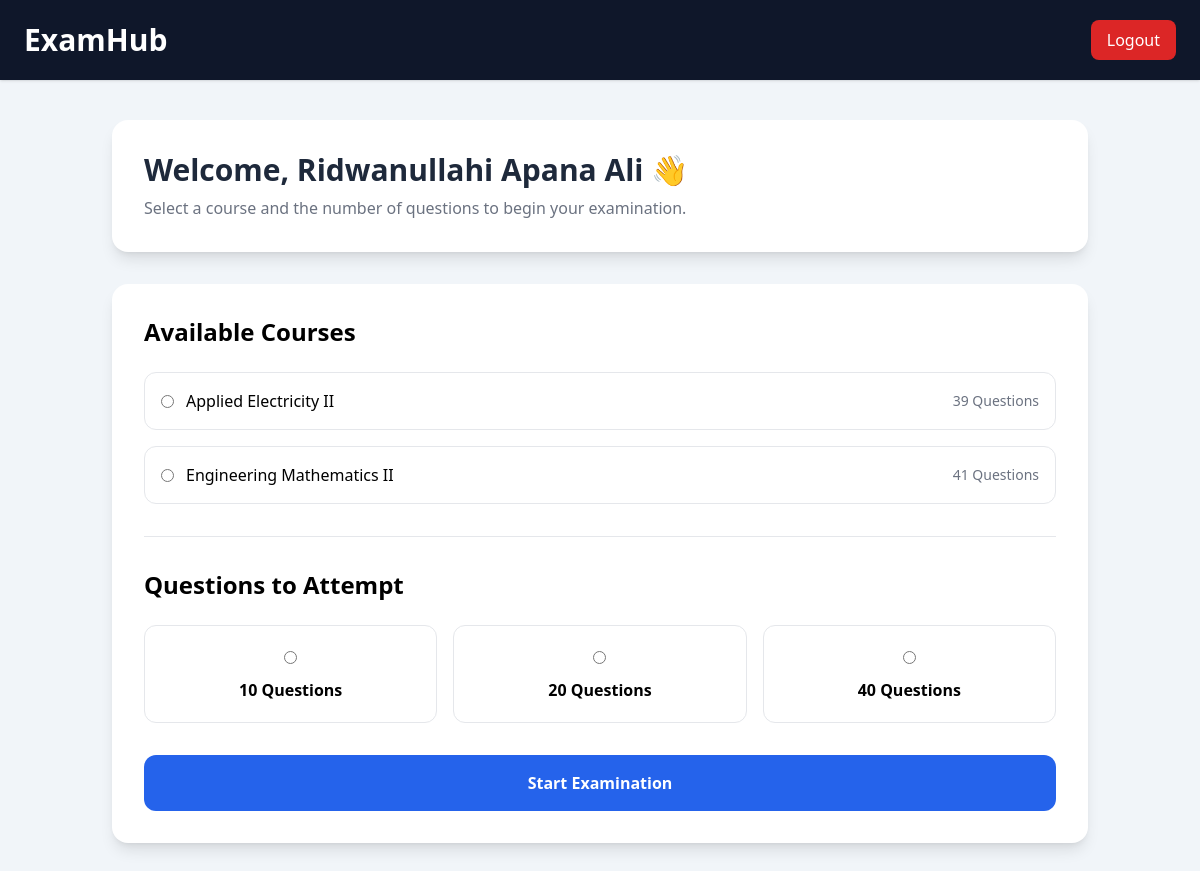
Page /dashboard (signed in) on the committed database.
### tables this page shows
CREATE TABLE students(
    id INTEGER PRIMARY KEY AUTOINCREMENT,
    student_id TEXT UNIQUE NOT NULL,
    matric_number TEXT UNIQUE NOT NULL,
    full_name TEXT NOT NULL,
    password TEXT NOT NULL
);

CREATE TABLE questions(
    id INTEGER PRIMARY KEY AUTOINCREMENT,
    course TEXT NOT NULL,
    year INTEGER NOT NULL,
    question TEXT NOT NULL,
    option_a TEXT NOT NULL,
    option_b TEXT NOT NULL,
    option_c TEXT NOT NULL,
    option_d TEXT NOT NULL,
    correct_answer TEXT NOT NULL
);

### app.py (the view)
@app.route("/dashboard")
def dashboard():
    if "student_id" not in session:
        flash("Please login first.")
        return redirect(url_for("login"))
    connection = get_db_connection()
    cursor = connection.cursor()
    cursor.execute(
        "SELECT * FROM students WHERE id = ?",
        (session["student_id"],)
    )
    student = cursor.fetchone()
    cursor.execute("""
        SELECT
              course,
              COUNT(*)  AS total_questions
        FROM questions
        GROUP BY course
        ORDER BY course
""")
    courses = cursor.fetchall()
    connection.close()
    return render_template(
        "dashboard.html",
        student=student,
        courses=courses
    )

### database.py (called while the page is built)
def get_db_connection():
    connection = sqlite3.connect(DATABASE)
    connection.row_factory = sqlite3.Row
    return connection

### templates/dashboard.html (shortened to what this page needs)
<!DOCTYPE html>
<html lang="en">
<head>
    <script src="https://cdn.tailwindcss.com"></script>
</head>
<body class="bg-slate-100">
<header class="bg-slate-900 text-white shadow">
    <div class="max-w-7xl mx-auto px-6 py-5 flex justify-between items-center">
        <h1 class="text-3xl font-bold">
            ExamHub
        </h1>
        <a href="{{ url_for('logout') }}"
           class="bg-red-600 hover:bg-red-700 px-4 py-2 rounded-lg transition">
            Logout
        </a>
    </div>
</header>
<main class="max-w-5xl mx-auto py-10 px-6">
    <div class="bg-white rounded-2xl shadow-lg p-8 mb-8">
        <h2 class="text-3xl font-bold text-slate-800">
            Welcome,
            {{ student["full_name"] }} 👋
        </h2>
        <p class="text-gray-500 mt-2">
            Select a course and the number of questions to begin your examination.
        </p>
    </div>
    <form
        action="{{ url_for('start_exam') }}"
        method="POST"
        class="bg-white rounded-2xl shadow-lg p-8">
        <h3 class="text-2xl font-bold mb-6">
            Available Courses
        </h3>
        <div class="space-y-4">
            {% for course in courses %}
            <label class="flex justify-between items-center border rounded-xl p-4 cursor-pointer hover:bg-blue-50 hover:border-blue-500 transition">
                <div class="flex items-center gap-3">
                    <input
                        type="radio"
                        name="course"
                        value="{{ course['course'] }}"
                        required>
                    <span class="font-medium">
                        {{ course["course"] }}
                    </span>
                </div>
                <span class="text-sm text-gray-500">
                    {{ course["total_questions"] }} Questions
                </span>
            </label>
            {% endfor %}
        </div>
        <hr class="my-8">
        <h3 class="text-2xl font-bold mb-6">
            Questions to Attempt
        </h3>
        <div class="grid grid-cols-3 gap-4">
            <label class="border rounded-xl p-5 text-center cursor-pointer hover:bg-blue-50">
                <input
                    type="radio"
                    name="exam_size"
                    value="10"
                    required>
                <div class="mt-2 font-semibold">
                    10 Questions
                </div>
            </label>
            <label class="border rounded-xl p-5 text-center cursor-pointer hover:bg-blue-50">
                <input
                    type="radio"
                    name="exam_size"
                    value="20">
                <div class="mt-2 font-semibold">
                    20 Questions
                </div>
            </label>
            <label class="border rounded-xl p-5 text-center cursor-pointer hover:bg-blue-50">
                <input
                    type="radio"
                    name="exam_size"
                    value="40">
                <div class="mt-2 font-semibold">
                    40 Questions
                </div>
            </label>
        </div>
        <button
            class="w-full mt-8 bg-blue-600 hover:bg-blue-700 text-white py-4 rounded-xl font-semibold transition">
            Start Examination
        </button>
    </form>
</main>
</body>
</html>

### rows in the picture
students: full_name "Ridwanullahi Apana Ali"
questions: course "Applied Electricity II", total_questions "39"
questions: course "Engineering Mathematics II", total_questions "41"
